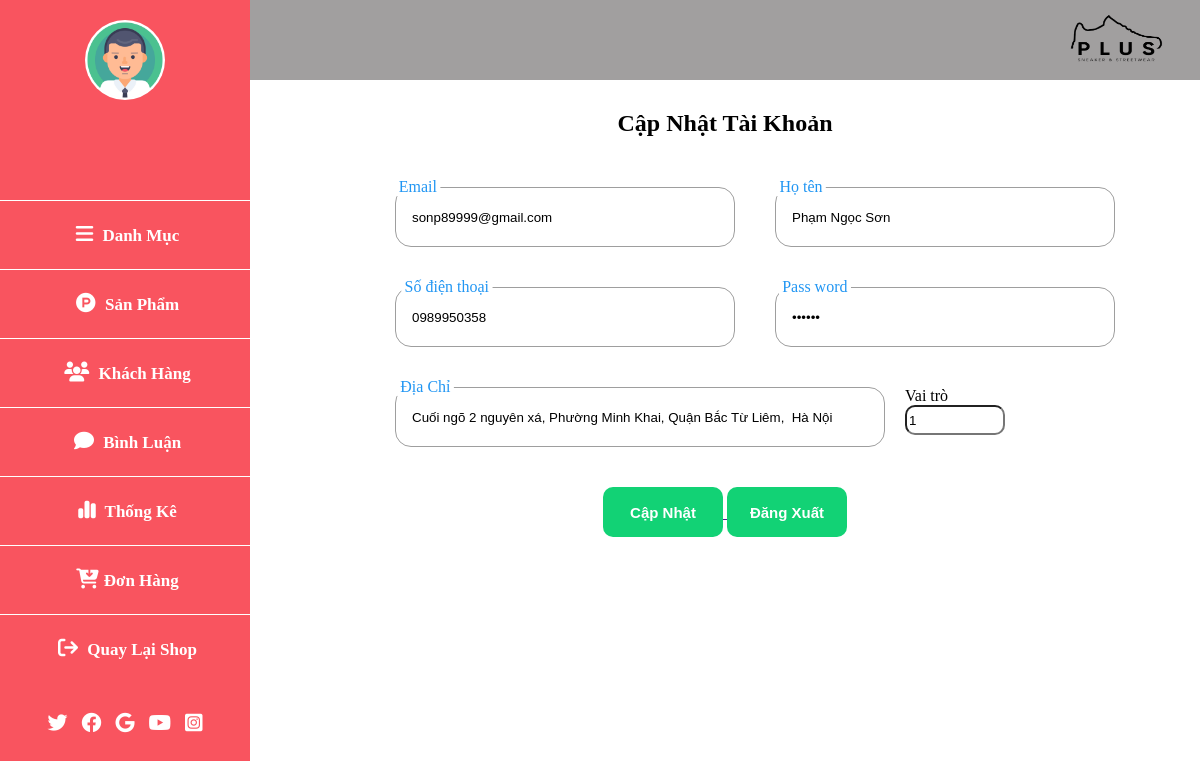
/admin/index.php?btn=edit_user&ma_tk=117, run on the app's committed database.
### tables this page shows
CREATE TABLE `tai_khoan` (
  `ma_tk` int(10) NOT NULL,
  `ho_ten` varchar(100) NOT NULL,
  `email` varchar(100) NOT NULL,
  `mat_khau` varchar(32) NOT NULL,
  `sdt` varchar(11) NOT NULL,
  `dia_chi` varchar(200) NOT NULL,
  `vai_tro` int(10) NOT NULL,
  `province_id` int(10) NOT NULL,
  `district_id` int(10) NOT NULL,
  `wards_id` int(10) NOT NULL
);

CREATE TABLE `wards` (
  `wards_id` int(10) NOT NULL,
  `district_id` int(10) NOT NULL,
  `name` varchar(64) NOT NULL
);

CREATE TABLE `district` (
  `district_id` int(10) NOT NULL,
  `province_id` int(10) NOT NULL,
  `name` varchar(64) NOT NULL
);

CREATE TABLE `province` (
  `province_id` int(10) NOT NULL,
  `name` varchar(64) NOT NULL
);

### model/pdo.php (called while the page is built, shortened)
<?php
if (!function_exists('pdo_get_connection')) {
    function pdo_get_connection()
    {
        $dburl = "mysql:host=localhost;dbname=project_duan1;charset=utf8";
        $username = 'root';
        $password = '';
        $conn = new PDO($dburl, $username, $password);
        $conn->setAttribute(PDO::ATTR_ERRMODE, PDO::ERRMODE_EXCEPTION);
        return $conn;
    }
}
if (!function_exists('pdo_query_one')) {
    function pdo_query_one($sql)
    {
        $sql_args = array_slice(func_get_args(), 1);
        try {
            $conn = pdo_get_connection();
            $stmt = $conn->prepare($sql);
            $stmt->execute($sql_args);
            $row = $stmt->fetch(PDO::FETCH_ASSOC);
            return $row;
        } catch (PDOException $e) {
            throw $e;
        } finally {
            unset($conn);
        }
    }
}

### model/taikhoan.php (called while the page is built, shortened)
<?php
if (!function_exists('loadone_taikhoan_byID')) {
    function loadone_taikhoan_byID($id)
    {
        $sql = "SELECT * FROM `tai_khoan`where `ma_tk`='$id'";
        $kh = pdo_query_one($sql);
        return $kh;
    }
}
function name_province( $province){
    $sql= "SELECT * FROM `province` WHERE province_id = ". $province;
    $kh = pdo_query_one($sql);
    return $kh;
}
function name_district( $district){
    $sql= "SELECT * FROM `district` WHERE district_id =". $district;
    $kh = pdo_query_one($sql);
    return $kh;
}
function name_wards( $wards){
    $sql= "SELECT * FROM `wards` WHERE wards_id =". $wards;
    $kh = pdo_query_one($sql);
    return $kh;
}

### admin/user/update_tk.php (the view, shortened to what this page needs)
<main>
    <div class="logo">
        <img src="../img/image(1269)_preview_rev_1 (1).png" alt="">
    </div>
    <div class="page_sign_up">
        <div class="sign_up">
            <div class="sign-title">
                <h2>
                    Cập Nhật Tài Khoản
                </h2>
            </div>
            <?php
            if (is_array($user) && isset($user)) {
                extract($user);
                $city = name_province($user['province_id']);
                $huyen = name_district( $user['district_id']);
                $xa = name_wards($user['wards_id']);
                $address = $dia_chi.', '.$xa['name'].', '.$huyen['name'].', '.$city['name'];
            }
            ?>
            <form action="index.php?btn=update_user" method="post" class="form_sign_up">
                <div class="items_sign_up">
                    <div class="input-group">
                        <input required="" type="text" name="email" autocomplete="off" class="input-items" value="<?= $email ?>">
                        <label class="user-label">Email</label>
                    </div>
                    <div class="input-group">
                        <input required="" type="text" name="name_tk" autocomplete="off" class="input-items" value="<?= $ho_ten ?>">
                        <label class="user-label">Họ tên</label>
                    </div>
                </div>
                <div class="items_sign_up">
                    <div class="input-group">
                        <input required="" type="text" name="phone" autocomplete="off" class="input-items" value="<?= $sdt ?>">
                        <label class="user-label">Số điện thoại</label>
                    </div>
                    <div class="input-group">
                        <input required="" type="password" name="pass_word" autocomplete="off" class="input-items" value="<?= $mat_khau ?>">
                        <label class="user-label">Pass word</label>
                    </div>
                </div>
                <div class="items_sign_up">
                    <div class="input-group">
                        <input required="" type="text" name="address" autocomplete="off" class="input-items" style="width: 490px; margin-top: 0;" value="<?= $address ?>">
                        <label class="user-label">Địa Chỉ</label>
                    </div>
                    <div class="input-group ">
                        <p>Vai trò</p>
                        <input type="number" name="vai_tro" class="role" value="<?= $vai_tro ?>" max="1" min="0">
                    </div>
                </div>
                <div class="account_sign">
                    <a href="" class="sign_in">
                        <input type="submit" value="Cập Nhật" name="update_tk">
                    </a>
                    <a href="index.php?btn=exit" class="sign_in">
                        <input type="button" value="Đăng Xuất">
                    </a>
                </div>
            </form>
        </div>
    </div>
</main>

### css/admin.css (style rules this page uses)
* { box-sizing: border-box; margin: 0; }
main { width: 100%; background-color: white; margin-left: 250px; }
.logo { display: flex; justify-content: end; width: 100%; background-color: #a19f9f; height: 80px; }
.logo img { width: 170px; height: 100%; }
.input-group { position: relative; margin: 40px 0; }
.user-label { position: absolute; left: 15px; color: black; pointer-events: none; transform: translateY(1rem); transition: 150ms cubic-bezier(0.4, 0, 0.2, 1); }
.sign_up { margin: auto; width: 700px; height: 600px; }
.sign-title { text-align: center; margin: 30px 0; }
.form_sign_up { height: 300px; }
.items_sign_up { display: flex; }
.items_sign_up .input-group { margin: 20px 0; }
.input-group { position: relative; margin: 40px 10px; display: flex; flex-direction: column; align-items: flex-start; }
.input-items { width: 340px; height: 60px; border: solid 1.5px #9e9e9e; margin: 0 20px; border-radius: 1rem; background: none; padding: 1rem; color: black; transition: border 150ms cubic-bezier(0.4, 0, 0.2, 1); }
.input-items:focus~label, .input-items:valid~label { transform: translateY(-50%) scale(0.8); background-color: #fff; padding: 0 0.2em; color: #2196f3; font-size: 20px; }
.account_sign { margin-top: 20px; margin-bottom: 40px; text-align: center; }
.account_sign .sign_in input { width: 120px; height: 50px; border-radius: 10px; border: none; background-color: #12d275; color: white; font-size: 15px; font-weight: 700; }
.role { width: 100px; height: 30px; border-radius: 10px; }

### data on the page
tai_khoan: email "sonp89999@gmail.com", name_tk "Phạm Ngọc Sơn", phone "0989950358", address "Cuối ngõ 2 nguyên xá, Phường Minh Khai, Quận Bắc Từ Liêm, Hà Nội", vai_tro "1"
